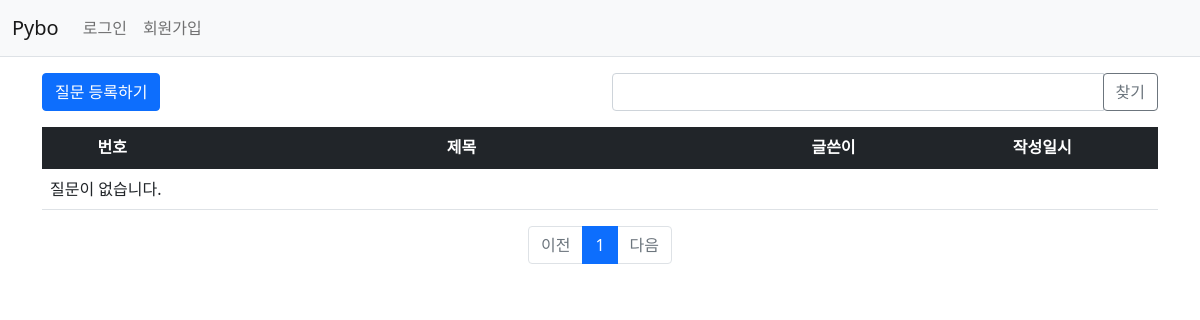
The page /corr/ on the database as committed earlier.
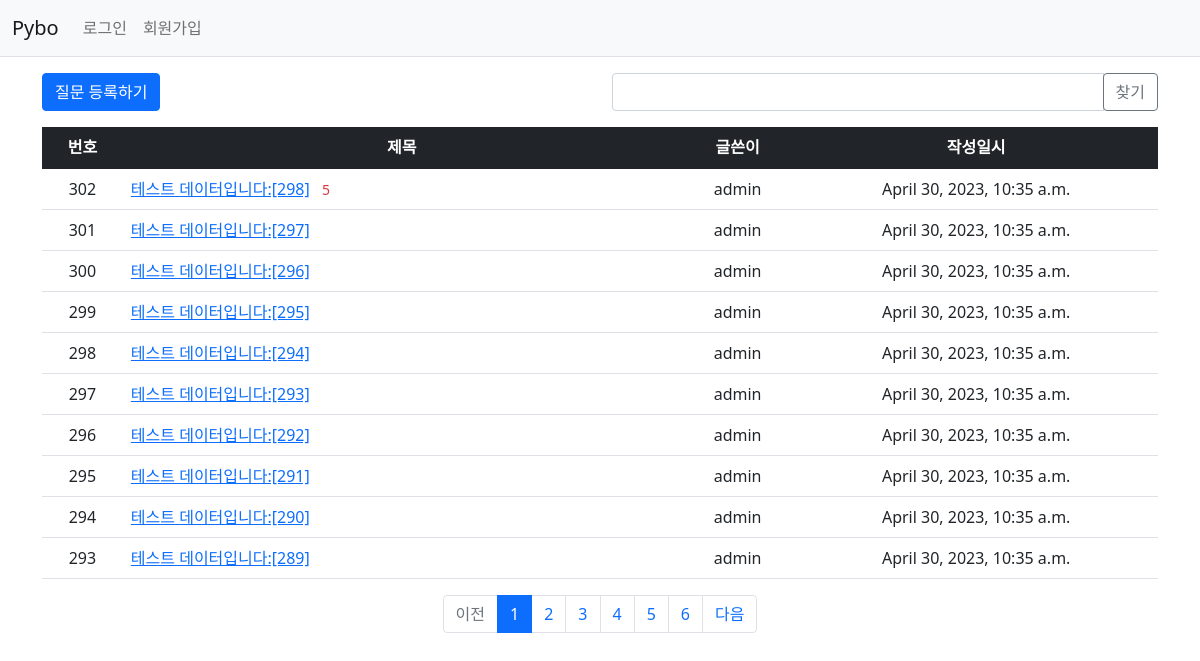
The same page on the database as committed later.
### corr/models.py (models this page shows, shortened)
class Question(models.Model):
    subject = models.CharField(max_length=200)
    content = models.TextField()
    create_date = models.DateTimeField()
    author = models.ForeignKey(User, on_delete=models.CASCADE, related_name='author_question')
    modify_date = models.DateTimeField(null=True, blank=True)
    voter = models.ManyToManyField(User, related_name='voter_question')  # 추천인 추가

### corr/views/base_views.py (the view, shortened to what this page needs)
# urls.py: path('', base_views.index, name='index'),  # '/' 에 해당되는 path
def index(request):
    page = request.GET.get('page', '1')  # 페이지
    kw = request.GET.get('kw', '')  # 검색어
    question_list = Question.objects.order_by('-create_date')
    paginator = Paginator(question_list, 10)  # 페이지당 10개씩 보여주기
    page_obj = paginator.get_page(page)
    context = {'question_list': page_obj, 'page': page, 'kw': kw}
    return render(request, 'corr/question_list.html', context)

### corr/templatetags/corr_filter.py (called while the page is built)
@register.filter
def sub(value, arg):
    return value - arg

### templates/corr/question_list.html (shortened to what this page needs)
{% extends 'base.html' %}
{% load corr_filter %}
{% block content %}
<div class="container my-3">
    <div class="row my-3">
        <div class="col-6">
            <a href="{% url 'corr:question_create' %}" class="btn btn-primary">질문 등록하기</a>
        </div>
        <div class="col-6">
            <div class="input-group">
                <input type="text" id="search_kw" class="form-control" value="{{ kw|default_if_none:'' }}">
                <div class="input-group-append">
                    <button class="btn btn-outline-secondary" type="button" id="btn_search">찾기</button>
                </div>
            </div>
        </div>
    </div>
    <table class="table">
        <thead>
        <tr class="text-center table-dark">
            <th>번호</th>
            <th style="width:50%">제목</th>
            <th>글쓴이</th>
            <th>작성일시</th>
        </tr>
        </thead>
        <tbody>
        {% if question_list %}
        {% for question in question_list %}
        <tr class="text-center">
            <td>
                {{ question_list.paginator.count|sub:question_list.start_index|sub:forloop.counter0|add:1 }}
            </td>
            <td class="text-start">
                <a href="{% url 'corr:detail' question.id %}">{{ question.subject }}</a>
                {% if question.answer_set.count > 0 %}
    <span class="text-danger small mx-2">{{ question.answer_set.count }}</span>
    {% endif %}
            </td>
            <td>{{ question.author.username }}</td>
            <td>{{ question.create_date }}</td>
        </tr>
        {% endfor %}
        {% else %}
        <tr>
            <td colspan="4">질문이 없습니다.</td>
        </tr>
        {% endif %}
        </tbody>
    </table>
    <ul class="pagination justify-content-center">
        {% if question_list.has_previous %}
        <li class="page-item">
            <a class="page-link" data-page="{{ question_list.previous_page_number }}"
                href="javascript:void(0)">이전</a>
        </li>
        {% else %}
        <li class="page-item disabled">
            <a class="page-link" tabindex="-1" aria-disabled="true" href="#">이전</a>
        </li>
        {% endif %}
        {% for page_number in question_list.paginator.page_range %}
        {% if page_number >= question_list.number|add:-5 and page_number <= question_list.number|add:5 %}
        {% if page_number == question_list.number %}
        <li class="page-item active" aria-current="page">
            <a class="page-link" data-page="{{ page_number }}"
                href="javascript:void(0)">{{ page_number }}</a>
        </li>
        {% else %}
        <li class="page-item">
            <a class="page-link" data-page="{{ page_number }}"
                href="javascript:void(0)">{{ page_number }}</a>
        </li>
        {% endif %}
        {% endif %}
        {% endfor %}
        {% if question_list.has_next %}
        <li class="page-item">
            <a class="page-link" data-page="{{ question_list.next_page_number }}"
                href="javascript:void(0)">다음</a>
        </li>
        {% else %}
        <li class="page-item disabled">
            <a class="page-link" tabindex="-1" aria-disabled="true" href="#">다음</a>
        </li>
        {% endif %}
    </ul>
</div>
{% endblock %}

### templates/base.html (shortened to what this page needs)
{% load static %}
<!doctype html>
<html lang="ko">
<head>
    <link rel="stylesheet" type="text/css" href="{% static 'bootstrap.min.css' %}">
    <link rel="stylesheet" type="text/css" href="{% static 'style.css' %}">
</head>
<body>
{% include "navbar.html" %}
{% block content %}
{% endblock %}
</body>
</html>

### templates/navbar.html (shortened to what this page needs)
<nav class="navbar navbar-expand-lg navbar-light bg-light border-bottom">
    <div class="container-fluid">
        <a class="navbar-brand" href="{% url 'corr:index' %}">Pybo</a>
        <div class="collapse navbar-collapse" id="navbarSupportedContent">
            <ul class="navbar-nav me-auto mb-2 mb-lg-0">
                <li class="nav-item">
                    {% if user.is_authenticated %}
                    <a class="nav-link" href="{% url 'common:logout' %}">{{ user.username }} (로그아웃)</a>
                    {% else %}
                    <a class="nav-link" href="{% url 'common:login' %}">로그인</a>
                    {% endif %}
                </li>
                <li>
                    {% if not user.is_authenticated %}
                    <a class="nav-link" href="{% url 'common:signup' %}">회원가입</a>
                    {% endif %}
                </li>
            </ul>
        </div>
    </div>
</nav>

Rows that differ between the two databases and show on the page:
added Question: paginator.count|sub "302", subject "테스트 데이터입니다:[298]", answer_set.count "5", author.username "admin", create_date "April 30, 2023, 10:35 a.m."
added Question: paginator.count|sub "301", subject "테스트 데이터입니다:[297]", author.username "admin", create_date "April 30, 2023, 10:35 a.m."
added Question: paginator.count|sub "300", subject "테스트 데이터입니다:[296]", author.username "admin", create_date "April 30, 2023, 10:35 a.m."
added Question: paginator.count|sub "299", subject "테스트 데이터입니다:[295]", author.username "admin", create_date "April 30, 2023, 10:35 a.m."
added Question: paginator.count|sub "298", subject "테스트 데이터입니다:[294]", author.username "admin", create_date "April 30, 2023, 10:35 a.m."
added Question: paginator.count|sub "297", subject "테스트 데이터입니다:[293]", author.username "admin", create_date "April 30, 2023, 10:35 a.m."
added Question: paginator.count|sub "296", subject "테스트 데이터입니다:[292]", author.username "admin", create_date "April 30, 2023, 10:35 a.m."
added Question: paginator.count|sub "295", subject "테스트 데이터입니다:[291]", author.username "admin", create_date "April 30, 2023, 10:35 a.m."
added Question: paginator.count|sub "294", subject "테스트 데이터입니다:[290]", author.username "admin", create_date "April 30, 2023, 10:35 a.m."
added Question: paginator.count|sub "293", subject "테스트 데이터입니다:[289]", author.username "admin", create_date "April 30, 2023, 10:35 a.m."
Other text that changed with them:
new list line: "2"
new list line: "3"
new list line: "4"
new list line: "5"
new list line: "6"
text no longer shown: "질문이 없습니다."
